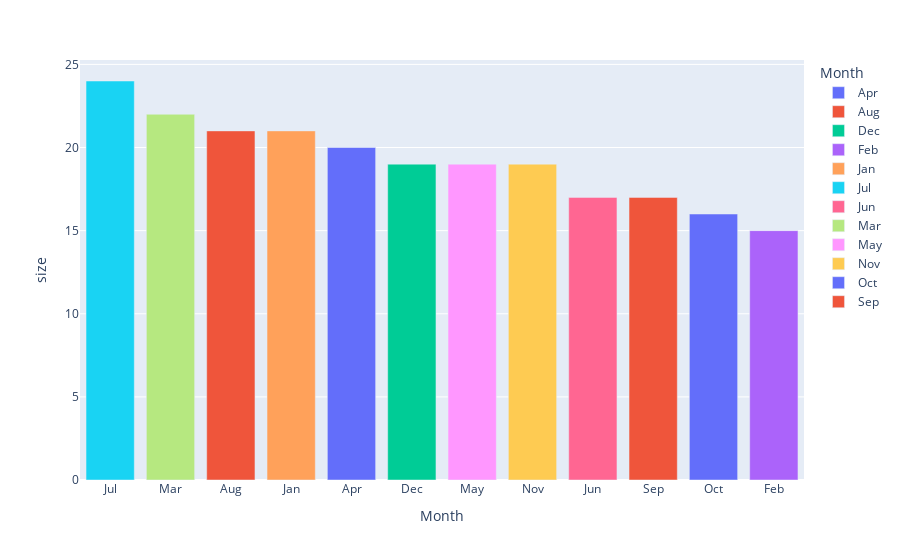

Notebook code cell kept with this figure:
### Code cell
px.bar(videos_per_month,x="Month",y="size",color="Month").update_xaxes(categoryorder="total descending") #Plotly Visualisation

### Figure 1 — Plotly figure (JSON) as saved in the notebook; plotly's stock layout.template omitted (floating-point values rounded to 4 significant figures)
{"data": [{"alignmentgroup": "True", "hovertemplate": "Month=%{x}<br>size=%{y}<extra></extra>", "legendgroup": "Apr", "marker": {"color": "#636efa", "pattern": {"shape": ""}}, "name": "Apr", "offsetgroup": "Apr", "orientation": "v", "showlegend": true, "textposition": "auto", "type": "bar", "x": ["Apr"], "xaxis": "x", "y": [20], "yaxis": "y"}, {"alignmentgroup": "True", "hovertemplate": "Month=%{x}<br>size=%{y}<extra></extra>", "legendgroup": "Aug", "marker": {"color": "#EF553B", "pattern": {"shape": ""}}, "name": "Aug", "offsetgroup": "Aug", "orientation": "v", "showlegend": true, "textposition": "auto", "type": "bar", "x": ["Aug"], "xaxis": "x", "y": [21], "yaxis": "y"}, {"alignmentgroup": "True", "hovertemplate": "Month=%{x}<br>size=%{y}<extra></extra>", "legendgroup": "Dec", "marker": {"color": "#00cc96", "pattern": {"shape": ""}}, "name": "Dec", "offsetgroup": "Dec", "orientation": "v", "showlegend": true, "textposition": "auto", "type": "bar", "x": ["Dec"], "xaxis": "x", "y": [19], "yaxis": "y"}, {"alignmentgroup": "True", "hovertemplate": "Month=%{x}<br>size=%{y}<extra></extra>", "legendgroup": "Feb", "marker": {"color": "#ab63fa", "pattern": {"shape": ""}}, "name": "Feb", "offsetgroup": "Feb", "orientation": "v", "showlegend": true, "textposition": "auto", "type": "bar", "x": ["Feb"], "xaxis": "x", "y": [15], "yaxis": "y"}, {"alignmentgroup": "True", "hovertemplate": "Month=%{x}<br>size=%{y}<extra></extra>", "legendgroup": "Jan", "marker": {"color": "#FFA15A", "pattern": {"shape": ""}}, "name": "Jan", "offsetgroup": "Jan", "orientation": "v", "showlegend": true, "textposition": "auto", "type": "bar", "x": ["Jan"], "xaxis": "x", "y": [21], "yaxis": "y"}, {"alignmentgroup": "True", "hovertemplate": "Month=%{x}<br>size=%{y}<extra></extra>", "legendgroup": "Jul", "marker": {"color": "#19d3f3", "pattern": {"shape": ""}}, "name": "Jul", "offsetgroup": "Jul", "orientation": "v", "showlegend": true, "textposition": "auto", "type": "bar", "x": ["Jul"], "xaxis": "x", "y": [24], "yaxis": "y"}, {"alignmentgroup": "True", "hovertemplate": "Month=%{x}<br>size=%{y}<extra></extra>", "legendgroup": "Jun", "marker": {"color": "#FF6692", "pattern": {"shape": ""}}, "name": "Jun", "offsetgroup": "Jun", "orientation": "v", "showlegend": true, "textposition": "auto", "type": "bar", "x": ["Jun"], "xaxis": "x", "y": [17], "yaxis": "y"}, {"alignmentgroup": "True", "hovertemplate": "Month=%{x}<br>size=%{y}<extra></extra>", "legendgroup": "Mar", "marker": {"color": "#B6E880", "pattern": {"shape": ""}}, "name": "Mar", "offsetgroup": "Mar", "orientation": "v", "showlegend": true, "textposition": "auto", "type": "bar", "x": ["Mar"], "xaxis": "x", "y": [22], "yaxis": "y"}, {"alignmentgroup": "True", "hovertemplate": "Month=%{x}<br>size=%{y}<extra></extra>", "legendgroup": "May", "marker": {"color": "#FF97FF", "pattern": {"shape": ""}}, "name": "May", "offsetgroup": "May", "orientation": "v", "showlegend": true, "textposition": "auto", "type": "bar", "x": ["May"], "xaxis": "x", "y": [19], "yaxis": "y"}, {"alignmentgroup": "True", "hovertemplate": "Month=%{x}<br>size=%{y}<extra></extra>", "legendgroup": "Nov", "marker": {"color": "#FECB52", "pattern": {"shape": ""}}, "name": "Nov", "offsetgroup": "Nov", "orientation": "v", "showlegend": true, "textposition": "auto", "type": "bar", "x": ["Nov"], "xaxis": "x", "y": [19], "yaxis": "y"}, {"alignmentgroup": "True", "hovertemplate": "Month=%{x}<br>size=%{y}<extra></extra>", "legendgroup": "Oct", "marker": {"color": "#636efa", "pattern": {"shape": ""}}, "name": "Oct", "offsetgroup": "Oct", "orientation": "v", "showlegend": true, "textposition": "auto", "type": "bar", "x": ["Oct"], "xaxis": "x", "y": [16], "yaxis": "y"}, {"alignmentgroup": "True", "hovertemplate": "Month=%{x}<br>size=%{y}<extra></extra>", "legendgroup": "Sep", "marker": {"color": "#EF553B", "pattern": {"shape": ""}}, "name": "Sep", "offsetgroup": "Sep", "orientation": "v", "showlegend": true, "textposition": "auto", "type": "bar", "x": ["Sep"], "xaxis": "x", "y": [17], "yaxis": "y"}], "layout": {"barmode": "relative", "legend": {"title": {"text": "Month"}, "tracegroupgap": 0}, "margin": {"t": 60}, "xaxis": {"anchor": "y", "categoryarray": ["Apr", "Aug", "Dec", "Feb", "Jan", "Jul", "Jun", "Mar", "May", "Nov", "Oct", "Sep"], "categoryorder": "total descending", "domain": [0, 1], "title": {"text": "Month"}}, "yaxis": {"anchor": "x", "domain": [0, 1], "title": {"text": "size"}}}}
